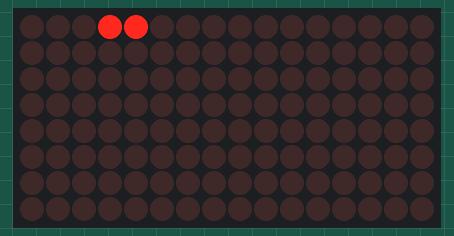
Recording of a sketch running on a simulated Arduino Uno, built with avr-gcc and run on an emulated ATmega328P. On the bench: 16×8 LED matrix.

Above: at 0.15 s.
At 0.77 s:
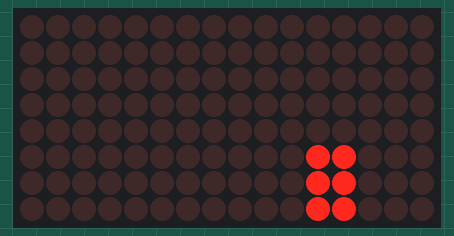
At 1.39 s:
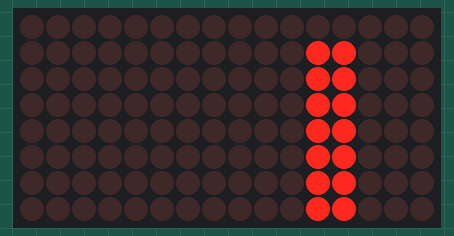
At 2.62 s:
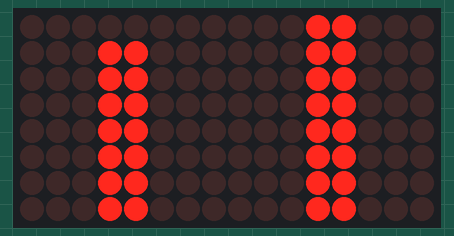
At 3.85 s:
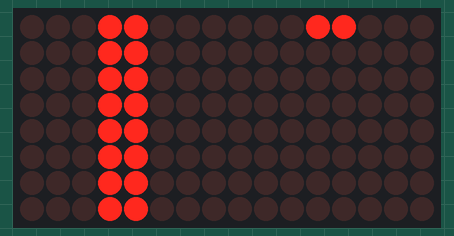
At 5.39 s:
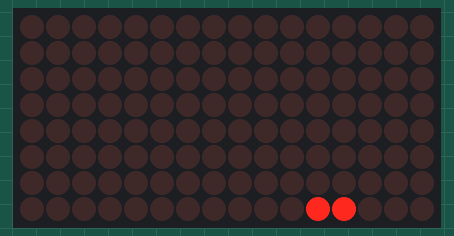

The sketch:

2_DOT_MATRIX_stream_line_with_dot_matrix.ino
```cpp
// stream line with double dot matrix

#include <LedControl.h>

LedControl lc = LedControl(12, 11, 10, 2); //DIN, CLK, CS, #

void setup() {
  lc.shutdown(0, false); // energy saving mode: false
  lc.setIntensity(0, 7); // 0~15
  lc.clearDisplay(0);
  lc.shutdown(1, false); // energy saving mode: false
  lc.setIntensity(1, 7); // 0~15
  lc.clearDisplay(1);
}

void loop() {
  for(int i=0; i<16; i++){
    if(i<8){
      lc.setRow(0, i, B00011000);
      delay(10);}
    else{
      lc.setRow(1, i-8, B00011000);
      delay(10);}
  }
  for(int i=0; i<16; i++){
    if(i<8){
      lc.setRow(0, i, B00000000);
      delay(10);}
    else{
      lc.setRow(1, i-8, B00000000);
      delay(10);}
  }
}
```

Measured:
- by itself, everything shown: repeats every 4.9 s, in 16 steps
